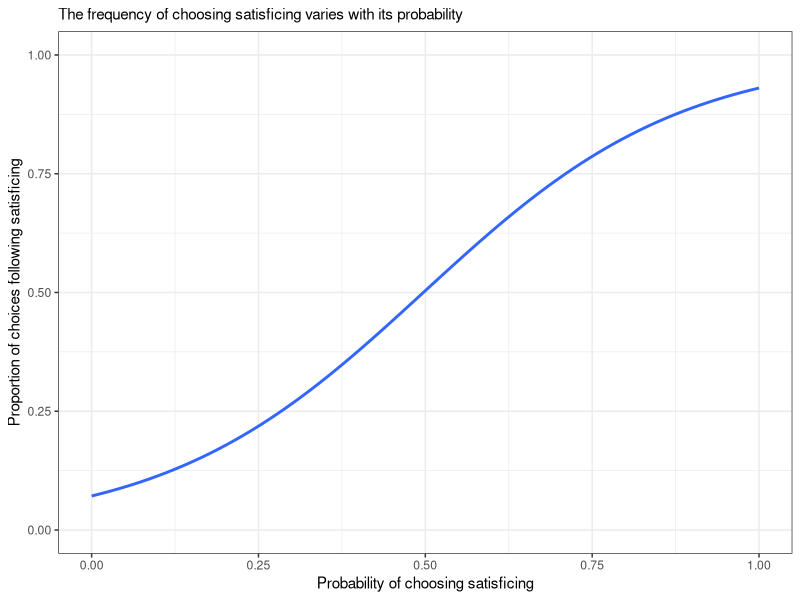
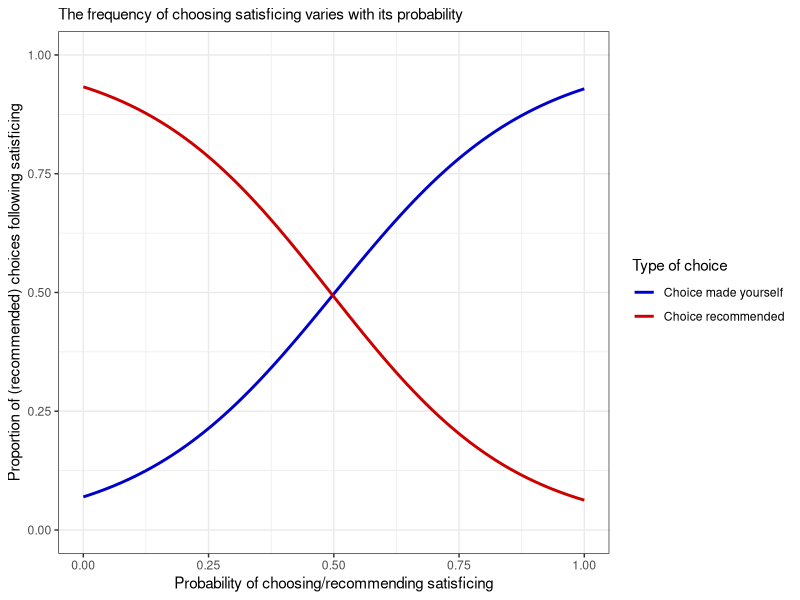
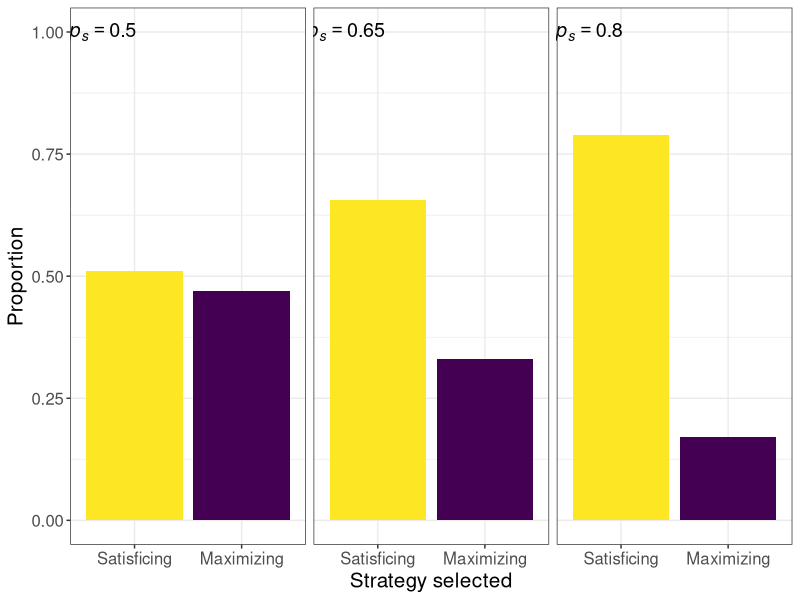
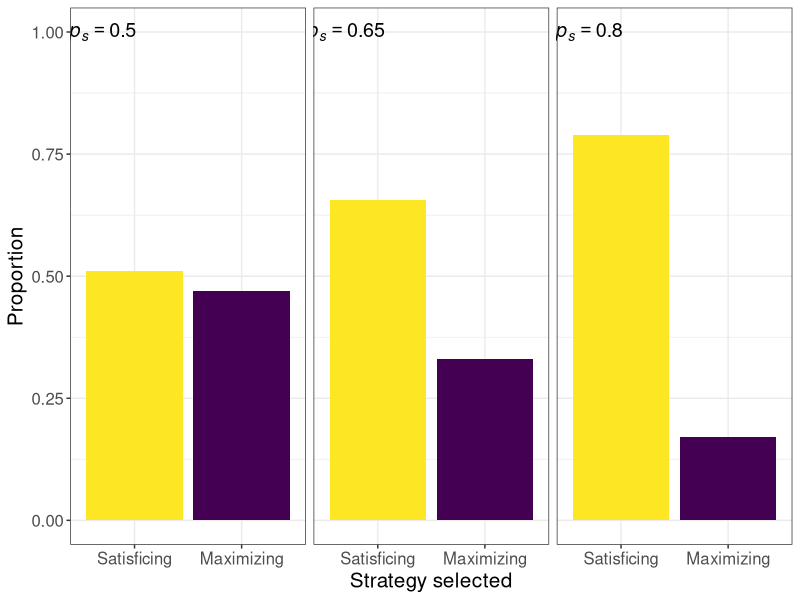

Here is the R script that generated these plots, in order: (Note: this script raises an error after producing the figures.)
# Simulation script

# - You have resources
# - You try to minimize costs
# - Process of choosing has costs
#   - For yourself, costs = effort + time + social
#   - For recommendations, costs = effort + time + social
# - You receive resources from choice

# Setup
# install.packages("tidyverse")
library(tidyverse)

N           <- 1:100 # Number of participants
n_self      <- 1:2   # Number of choices made
n_recommend <- 1:2   # Number of choices made by others for which you give a recommendation


# Simulation 1 -----
# Different probabilities of choosing satisficing
vector_p_choose_satis <- seq(0, 1, by=.01)
results_sim1 <-  tibble(expand.grid(pid = N,                          # Participant ID
                                    cid = (n_self + n_recommend) / 2, # Choice ID
                                    p_choose_satis = vector_p_choose_satis)) %>% 
  mutate(choice_self      = NA,
         choice_recommend = NA)

for (row in 1:nrow(results_sim1)) {
  # Simulate choice as draw from binomial distribution (1 = satisficing)
  results_sim1[row, "choice_self"] <- rbinom(1, 1, pull(results_sim1[row, "p_choose_satis"]))
}

# Results
results_sim1 %>% 
  ggplot(aes(p_choose_satis, choice_self)) +
  geom_smooth(method = "glm", method.args = list(family = "binomial"), se = FALSE) +
  labs(subtitle="The frequency of choosing satisficing varies with its probability", 
       x="Probability of choosing satisficing", y="Proportion of choices following satisficing") +
  coord_cartesian(xlim=c(0,1), ylim=c(0,1)) +
  theme_bw()



# Simulation 2 -----
# Simulating probabilities of choosing satisficing and recommending maximizing
vector_p_choose_satis <- seq(0, 1, by=.01)
results_sim2 <-  tibble(expand.grid(pid = N,                          # Participant ID
                                    cid = (n_self + n_recommend) / 2, # Choice ID
                                    p_choose_satis = vector_p_choose_satis)) %>% 
  mutate(p_recommend_satis = 1 - p_choose_satis,
         choice_self      = NA,
         choice_recommend = NA)

for (row in 1:nrow(results_sim2)) {
  # Simulate choice as draw from binomial distribution (1 = satisficing)
  results_sim2[row, "choice_self"] <- rbinom(1, 1, pull(results_sim2[row, "p_choose_satis"]))
  results_sim2[row, "choice_recommend"] <- rbinom(1, 1, pull(results_sim2[row, "p_recommend_satis"]))
}

# Results
results_sim2 %>% 
  pivot_longer(cols=c("choice_self", "choice_recommend"), names_to="Type of choice", values_to="choice") %>% 
  mutate(`Type of choice` = ifelse(`Type of choice`=="choice_self", "Choice made yourself", "Choice recommended")) %>% 
  ggplot(aes(p_choose_satis, choice, color=`Type of choice`)) +
  geom_smooth(method = "glm", method.args = list(family = "binomial"), se = FALSE) +
  labs(subtitle="The frequency of choosing satisficing varies with its probability", 
       x="Probability of choosing/recommending satisficing", y="Proportion of (recommended) choices following satisficing") +
  coord_cartesian(xlim=c(0,1), ylim=c(0,1)) +
  scale_color_manual(values=c("blue3", "red3")) +
  theme_bw()

results_sim2 %>% 
  filter(p_choose_satis %in% c(.5, .65, .8)) %>% 
  mutate(p_choose_satis = as.factor(p_choose_satis)) %>% 
  group_by(p_choose_satis) %>% 
  summarise(p_choice_satis = sum(choice_self) / n(),
            p_recommend_satis = sum(choice_recommend) / n()) %>% 
  pivot_longer(cols=c("p_choice_satis", "p_recommend_satis")) %>% 
  mutate(name = ifelse(name == "p_choice_satis", "Satisficing", "Maximizing")) %>% 
  mutate(name = factor(name, levels=c("Satisficing", "Maximizing"))) %>% 
  ggplot(aes(name, value, fill=name)) +
  geom_col(position=position_dodge()) +
  geom_text(tibble(p_choose_satis=c(.5,.65,.8)), mapping=aes(x=.7, y=1, label=paste0("italic(p)[italic(s)]==", p_choose_satis)), parse=T, inherit.aes=F, size=5) +
  labs(x="Strategy selected", y="Proportion") +
  scale_fill_manual(values=viridis::viridis(10)[c(10,1)]) +
  theme_bw() +
  facet_wrap(~p_choose_satis, ncol=3) +
  theme(text = element_text(size=15), 
        legend.position="none",
        strip.background = element_blank(),
        strip.text.x = element_blank())

ggsave("output/plots/figure_basic.pdf", device=pdf, width=12, height=6)



# Simulation 3 -----
# Costs and rewards play a role in strategy selection
costs_s_self <- 0.5
costs_m_self <- 2
costs_s_recommend <- costs_m_recommend <- 0.1

alpha_s_self <- 2
beta_s_self  <- 4
alpha_m_self <- 4
beta_m_self  <- 2

alpha_recommend <- 1
beta_recommend  <- 1

# Theoretical distribution
tibble(value = c(dbeta(seq(0,1,.001), alpha_s, beta_s), dbeta(seq(0,1,.001), alpha_m, beta_m)),
       Strategy = c(rep("Satisficing", length(seq(0,1,.001))), rep("Maximizing", length(seq(0,1,.001)))),
       x = c(seq(0,1,.001), seq(0,1,.001))) %>% 
  ggplot(aes(x, value, color=Strategy)) +
  geom_path(linewidth=2) + 
  labs(x="Estimated reward", y="Density") +
  coord_cartesian(ylim=c(0,3), xlim=c(0,1)) +
  scale_color_manual(values=viridis::viridis(10)[c(1,10)]) +
  theme_bw() +
  theme(text = element_text(size=15), 
        legend.position=c(.15,.88))

ggsave("output/plots/figure_beta_theoretical.pdf", device=pdf, width=6, height=5)

# Create results object
results_sim3 <-  tibble(expand.grid(pid = N,                               # Participant ID
                                    cid = (n_self + n_recommend) / 2)) %>% # Choice ID
  
  mutate(costs_s_self      = costs_s_self, # Parameters, see above
         costs_m_self      = costs_m_self,
         costs_s_recommend = costs_s_recommend,
         costs_m_recommend = costs_m_recommend,
         alpha_s_self      = alpha_s_self,
         alpha_m_self      = alpha_m_self,
         beta_s_self       = beta_s_self,
         beta_m_self       = beta_m_self,
         alpha_recommend   = alpha_recommend,
         beta_recommend    = beta_recommend,

         p_choose_satis    = NA, # Outcomes
         p_recommend_satis = NA,
         choice_self       = NA,
         choice_recommend  = NA)

for (row in 1:nrow(results_sim3)) {
  # Simulate choice
  
  # Strategy selection for oneself
  C_s_self <- pull(results_sim3[row, "costs_s_self"])
  C_m_self <- pull(results_sim3[row, "costs_m_self"])
  R_s_self <- rbeta(1, pull(results_sim3[row, "alpha_s_self"]), pull(results_sim3[row, "beta_s_self"]))
  R_m_self <- rbeta(1, pull(results_sim3[row, "alpha_m_self"]), pull(results_sim3[row, "beta_m_self"]))
  
  U_s <- R_s_self - C_s_self
  U_m  <- R_m_self - C_m_self
  
  p_choose_satisficing = 1 / (1 + exp(-.5 * (U_s - U_m)))
  
  results_sim3[row, "choice_self"] <- rbinom(1, 1, p_choose_satisficing)
  results_sim3[row, "p_choose_satis"] <- p_choose_satisficing
  
  # Strategy selection for recommendation
  C_s_recommend <- pull(results_sim3[row, "costs_s_recommend"])
  C_m_recommend <- pull(results_sim3[row, "costs_m_recommend"])
  R_s_recommend <- rbeta(1, pull(results_sim3[row, "alpha_recommend"]), pull(results_sim3[row, "beta_recommend"]))
  R_m_recommend  <- rbeta(1, pull(results_sim3[row, "alpha_recommend"]), pull(results_sim3[row, "beta_recommend"]))
  
  U_s <- R_s_recommend - C_s_recommend
  U_m  <- R_m_recommend - C_m_recommend
  
  p_recommend_satisficing = 1 / (1 + exp(-.5 * (U_s - U_m)))
  
  results_sim3[row, "choice_recommend"]  <- rbinom(1, 1, p_recommend_satisficing)
  results_sim3[row, "p_recommend_satis"] <- p_recommend_satisficing
  
}

# Strategy selections
results_sim3 %>% 
  pivot_longer(cols=c("choice_self", "choice_recommend"), names_to = "target", values_to = "strategy") %>% 
  group_by(strategy, target) %>% 
  summarise(n = n() / 200) %>% 
  mutate(strategy = ifelse(strategy==1, "Satisficing", "Maximizing"),
         target = ifelse(target=="choice_self", "Strategy used", "Strategy recommended")) %>% 
  mutate(strategy = factor(strategy, levels=c("Satisficing", "Maximizing")),
         target = factor(target, levels=c("Strategy used", "Strategy recommended"))) %>% 
  ggplot(aes(target, n, fill=strategy)) +
  geom_col(position=position_dodge()) +
  labs(fill="Strategy", x="Type of situation", y="Proportion") +
  coord_cartesian(ylim=c(0,1)) +
  scale_fill_manual(values=viridis::viridis(10)[c(10,1)]) +
  theme_bw() +
  theme(text = element_text(size=15), 
        legend.position=c(.15,.88),
        strip.background = element_blank(),
        strip.text.x = element_blank())

ggsave("output/plots/figure_costs_rewards_main.pdf", device=pdf, width=6, height=5)



# Simulating differing costs and rewards
